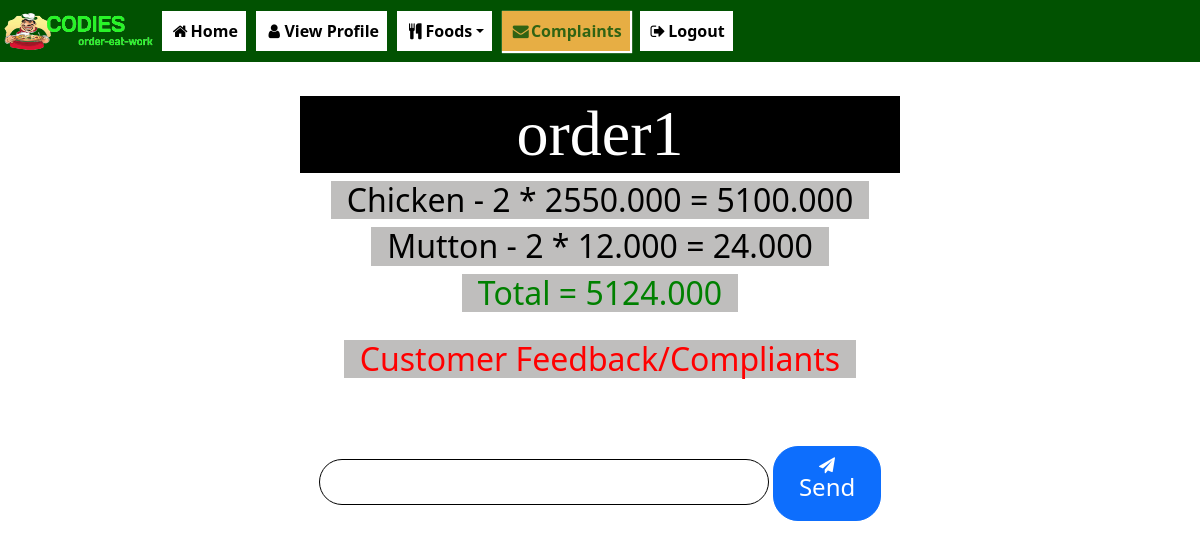
The page /hotel/complaintresponse.php?id=order1 (signed in) on the database its author committed.
### tables this page shows
CREATE TABLE `orders` (
  `orderid` varchar(15) DEFAULT NULL,
  `foodid` varchar(50) DEFAULT NULL,
  `hotelid` varchar(50) DEFAULT NULL,
  `useremail` varchar(100) DEFAULT NULL,
  `quantity` int(3) DEFAULT NULL,
  `cost` decimal(8,3) DEFAULT NULL,
  `subtotal` decimal(8,3) DEFAULT NULL,
  `status` varchar(255) DEFAULT NULL,
  `od` varchar(40) DEFAULT NULL
);

CREATE TABLE `food` (
  `foodid` varchar(10) NOT NULL,
  `hotelid` varchar(10) DEFAULT NULL,
  `cost` decimal(6,2) DEFAULT NULL,
  `foodname` varchar(50) DEFAULT NULL,
  `foodtype` varchar(15) DEFAULT NULL,
  `cuisines` varchar(50) DEFAULT NULL,
  `available` varchar(20) DEFAULT NULL,
  `fooddesc` varchar(255) DEFAULT NULL,
  `keyword` varchar(255) DEFAULT NULL,
  `foodimage` varchar(200) DEFAULT NULL
);

CREATE TABLE `ordertotal` (
  `orderid` varchar(15) DEFAULT NULL,
  `total` decimal(10,3) DEFAULT NULL
);

### hotel/complaintresponse.php (the view, shortened to what this page needs)
<?php
require("../database/dbfood.php");
if(isset($_SESSION["hotelemail"])){
?>
<html lang="en">
<head>
	<link rel="stylesheet" href=  "https://cdnjs.cloudflare.com/ajax/libs/font-awesome/4.7.0/css/font-awesome.min.css">
    <link rel="stylesheet" href="../bootstrap/css/bootstrap.min.css">
    <link rel="stylesheet" href="../bootstrap/js/bootstrap.min.js">
    <link rel="stylesheet" href="../css/stylecss.css">
		 <link rel="stylesheet" href="../css/main.css">
</head>
<body>
    <header>
        <nav class="navbar navbar-expand-sm fixed-top  nav">
            <img src="../foods/brand.png" alt="brand.png" width="155px" height="40px">
            <ul class="navbar-nav">
                <li class="navbar-item">
                    <a class="nav-link " href="hotelhome.php"><i class="fa fa-fw fa-home"></i>Home</a>
                </li>
                <li class="navbar-item">
                    <a class="nav-link " href="hotelprofile.php"><i class="fa fa-fw fa-user"></i>View Profile</a>
                </li>
				<li class="navbar-item dropdown">
                    <a class="nav-link dropdown-toggle " href="#" id="droplogin" data-toggle="dropdown"><i class="fa fa-fw fa fa-cutlery"></i>Foods</a>
                </li>
                <li class="navbar-item ">
                    <a class="nav-link act" href="hotelcomplaints.php"><i class="fa fa-fw fa-envelope"></i>Complaints</a>
                </li>
                <li class="navbar-item">
                    <a class="nav-link" href="../bookingpage/logoff.php"><i class="fa fa-fw fa-sign-out"></i>Logout</a>
                </li>
            </ul>
        </nav>
    </header>
    <section>
        <br><br><br><br>
                <Center>
          <div style="width:50%">
			<Center><h1 style="color:white; background-color:black; width:100%;"><?php echo $_GET['id'] ?></h1></center>
<?php
if(isset($_GET['id'])){
$orderid=$_GET['id'];
$sql1 = "Select * from orders where orderid ='$orderid'";
$result1 = $con->query($sql1);
while($roww = $result1 ->fetch_assoc())
    {
		$quantity = $roww['quantity'];
		$foodid = $roww['foodid'];
		$cost = $roww['cost'];
		$subb = $roww['subtotal'];
		$op="select * from food where foodid ='$foodid'";
		$oop=$con->query($op);
		$foodname='';
		while($tt=$oop->fetch_assoc()){
			$foodname=$tt['foodname'];
		}
		echo "<h2 style='color:black;'>".$foodname." - " .$quantity. " * " .$cost." = ".$subb."</h2>";
    }
	$myquery="select total from ordertotal where orderid='$orderid'";
		$runner=mysqli_query($con,$myquery);
		while($qqq=$runner->fetch_assoc()){
			$fulltotal=$qqq['total'];
		}
        echo "<h2 style='color:green;'>Total = ".$fulltotal."</h2>";
		?>
<div style="padding:20px;">
		<h2 style="color:red;text-align:left" >Customer Feedback/Compliants<br></h2>
		</div>
		<div style="padding:20px;">
		</div>
		<div id='thisrow' style="width:100%">
		<form method='POST' action="responseupdater.php?id=<?php echo $orderid;?>">
		<input type="text" name="message" class="hello2" required/>
		<button type="submit" class="btn btn-primary yes"> <i class="fa fa-paper-plane" aria-hidden="true"> </i><h4> Send</h4></button>
		</form>
		</div>
		<?php
}else{
	header("refresh:0; url=hotelcomplaints.php");
}
?>
</div>
    </section>
</body>
</html>
<?php
}else{
	header("refresh:0; url=../index.php?mes=Login to proceed");
}
?>

### css/stylecss.css (style rules this page uses)
.nav ,.dropdown-menu { background-color: rgb(1, 82, 1); color: black; }
h2 { color:red; background-color:#bfbebd; width: max-content; padding: 0 1rem; }
h1 { font-size: 4rem; color: green; font-family: cursive; width: max-content; }
a { margin: 3px; margin-left: 7px; color: black; background-color: white; font-weight: bold; }
.act { color: rgba(10, 83, 10, 0.829); background-color: rgb(231, 174, 68); box-shadow: 1px 1px 1px 1px white ; font-weight: bold; }

### hotel/complaintresponse.php (style rules this page uses)
.hello2 { background-color: white; border: none; color: black; width:75%; border:1px solid; border-radius: 25px; padding:10px; }
.yes { border-radius: 25px; padding:10px; width:18%; }

### rows shown on the page
orders: food.foodname "Chicken", quantity "2", cost "2550.000", subtotal "5100.000"
orders: food.foodname "Mutton", quantity "2", cost "12.000", subtotal "24.000"
ordertotal: total "5124.000"

### other values the page prints
$_GET['id'] "order1"
